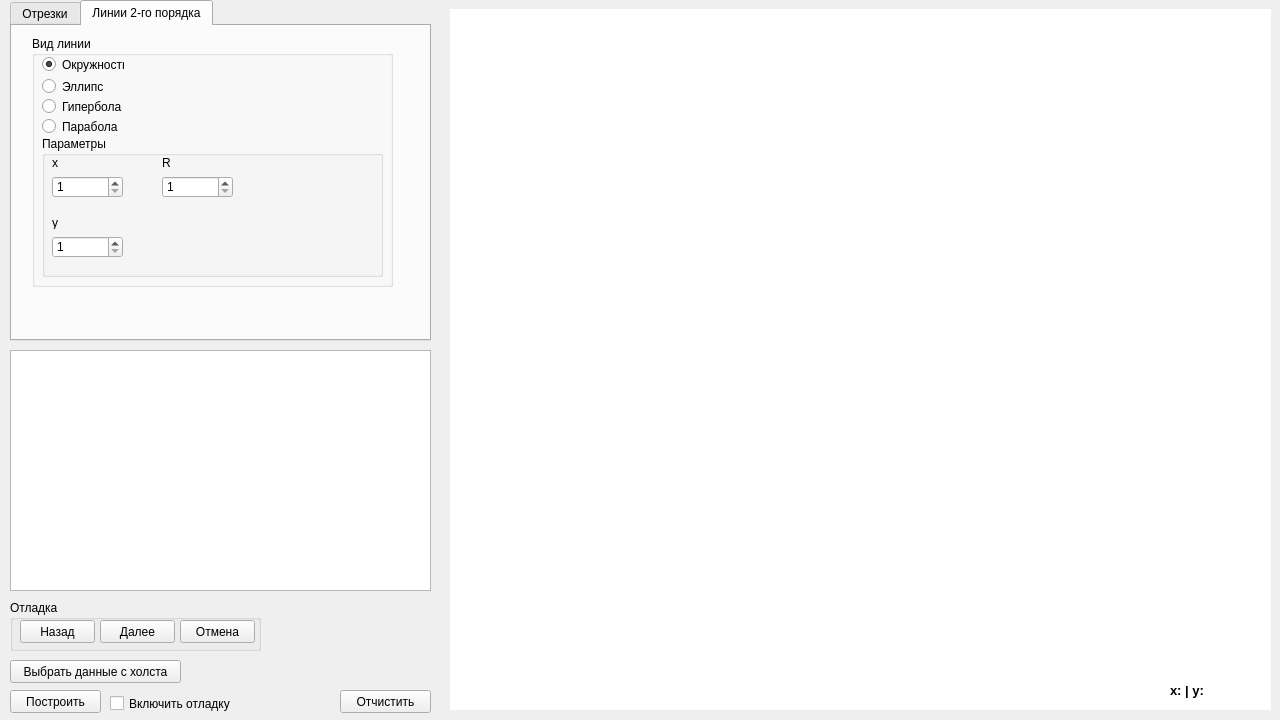
<?xml version="1.0" encoding="UTF-8"?>
<ui version="4.0">
 <class>MainWindow</class>
 <widget class="QMainWindow" name="MainWindow">
  <property name="geometry">
   <rect>
    <x>0</x>
    <y>0</y>
    <width>1280</width>
    <height>720</height>
   </rect>
  </property>
  <property name="sizePolicy">
   <sizepolicy hsizetype="Fixed" vsizetype="Fixed">
    <horstretch>0</horstretch>
    <verstretch>0</verstretch>
   </sizepolicy>
  </property>
  <property name="windowTitle">
   <string>Графический редактор</string>
  </property>
  <widget class="QWidget" name="centralwidget">
   <widget class="QLabel" name="field_label">
    <property name="geometry">
     <rect>
      <x>450</x>
      <y>9</y>
      <width>821</width>
      <height>701</height>
     </rect>
    </property>
    <property name="styleSheet">
     <string notr="true">background-color: rgb(255, 255, 255);</string>
    </property>
    <property name="text">
     <string/>
    </property>
    <property name="indent">
     <number>-1</number>
    </property>
   </widget>
   <widget class="QLabel" name="coords_label">
    <property name="geometry">
     <rect>
      <x>1170</x>
      <y>680</y>
      <width>121</width>
      <height>21</height>
     </rect>
    </property>
    <property name="font">
     <font>
      <pointsize>10</pointsize>
      <weight>75</weight>
      <bold>true</bold>
     </font>
    </property>
    <property name="text">
     <string>x: | y:</string>
    </property>
   </widget>
   <widget class="QTabWidget" name="tabWidget">
    <property name="geometry">
     <rect>
      <x>10</x>
      <y>0</y>
      <width>421</width>
      <height>341</height>
     </rect>
    </property>
    <property name="currentIndex">
     <number>1</number>
    </property>
    <widget class="QWidget" name="segment_tab">
     <attribute name="title">
      <string>Отрезки</string>
     </attribute>
     <widget class="QGroupBox" name="coords_groupBox">
      <property name="geometry">
       <rect>
        <x>10</x>
        <y>10</y>
        <width>271</width>
        <height>121</height>
       </rect>
      </property>
      <property name="title">
       <string>Координаты концов отрезка</string>
      </property>
      <widget class="QLabel" name="label_4">
       <property name="geometry">
        <rect>
         <x>180</x>
         <y>20</y>
         <width>47</width>
         <height>13</height>
        </rect>
       </property>
       <property name="text">
        <string>x2</string>
       </property>
      </widget>
      <widget class="QSpinBox" name="y2_spinBox_4">
       <property name="geometry">
        <rect>
         <x>180</x>
         <y>90</y>
         <width>71</width>
         <height>22</height>
        </rect>
       </property>
       <property name="minimum">
        <number>1</number>
       </property>
       <property name="maximum">
        <number>720</number>
       </property>
      </widget>
      <widget class="QLabel" name="label_5">
       <property name="geometry">
        <rect>
         <x>180</x>
         <y>68</y>
         <width>47</width>
         <height>16</height>
        </rect>
       </property>
       <property name="text">
        <string>y2</string>
       </property>
      </widget>
      <widget class="QSpinBox" name="x2_spinBox_3">
       <property name="geometry">
        <rect>
         <x>180</x>
         <y>40</y>
         <width>71</width>
         <height>22</height>
        </rect>
       </property>
       <property name="minimum">
        <number>1</number>
       </property>
       <property name="maximum">
        <number>1280</number>
       </property>
      </widget>
      <widget class="QSpinBox" name="y1_spinBox_2">
       <property name="geometry">
        <rect>
         <x>20</x>
         <y>90</y>
         <width>71</width>
         <height>22</height>
        </rect>
       </property>
       <property name="minimum">
        <number>1</number>
       </property>
       <property name="maximum">
        <number>720</number>
       </property>
      </widget>
      <widget class="QLabel" name="label_2">
       <property name="geometry">
        <rect>
         <x>20</x>
         <y>20</y>
         <width>47</width>
         <height>13</height>
        </rect>
       </property>
       <property name="text">
        <string>x1</string>
       </property>
      </widget>
      <widget class="QLabel" name="label_3">
       <property name="geometry">
        <rect>
         <x>20</x>
         <y>68</y>
         <width>47</width>
         <height>16</height>
        </rect>
       </property>
       <property name="text">
        <string>y1</string>
       </property>
      </widget>
      <widget class="QSpinBox" name="x1_spinBox">
       <property name="geometry">
        <rect>
         <x>20</x>
         <y>40</y>
         <width>71</width>
         <height>22</height>
        </rect>
       </property>
       <property name="minimum">
        <number>1</number>
       </property>
       <property name="maximum">
        <number>1280</number>
       </property>
      </widget>
     </widget>
     <widget class="QGroupBox" name="algorithm_group_box">
      <property name="geometry">
       <rect>
        <x>10</x>
        <y>150</y>
        <width>221</width>
        <height>111</height>
       </rect>
      </property>
      <property name="title">
       <string>Алгоритм построения</string>
      </property>
      <widget class="QRadioButton" name="cda_radio_button">
       <property name="geometry">
        <rect>
         <x>10</x>
         <y>20</y>
         <width>82</width>
         <height>21</height>
        </rect>
       </property>
       <property name="text">
        <string>ЦДА</string>
       </property>
       <property name="checked">
        <bool>true</bool>
       </property>
      </widget>
      <widget class="QRadioButton" name="brezenh_radio_button">
       <property name="geometry">
        <rect>
         <x>10</x>
         <y>50</y>
         <width>141</width>
         <height>21</height>
        </rect>
       </property>
       <property name="text">
        <string>алгоритм Брезенхема</string>
       </property>
       <property name="checked">
        <bool>false</bool>
       </property>
      </widget>
      <widget class="QRadioButton" name="woo_radio_button">
       <property name="geometry">
        <rect>
         <x>10</x>
         <y>80</y>
         <width>91</width>
         <height>21</height>
        </rect>
       </property>
       <property name="text">
        <string>алгоритм Ву</string>
       </property>
      </widget>
     </widget>
    </widget>
    <widget class="QWidget" name="second_order_lines_tab">
     <attribute name="title">
      <string>Линии 2-го порядка</string>
     </attribute>
     <widget class="QGroupBox" name="groupBox">
      <property name="geometry">
       <rect>
        <x>20</x>
        <y>10</y>
        <width>361</width>
        <height>251</height>
       </rect>
      </property>
      <property name="title">
       <string>Вид линии</string>
      </property>
      <widget class="QRadioButton" name="okr_radioButton">
       <property name="geometry">
        <rect>
         <x>10</x>
         <y>20</y>
         <width>82</width>
         <height>17</height>
        </rect>
       </property>
       <property name="text">
        <string>Окружность</string>
       </property>
       <property name="checked">
        <bool>true</bool>
       </property>
      </widget>
      <widget class="QRadioButton" name="ell_radioButton_2">
       <property name="geometry">
        <rect>
         <x>10</x>
         <y>40</y>
         <width>82</width>
         <height>21</height>
        </rect>
       </property>
       <property name="text">
        <string>Эллипс</string>
       </property>
      </widget>
      <widget class="QRadioButton" name="gip_radioButton_3">
       <property name="geometry">
        <rect>
         <x>10</x>
         <y>60</y>
         <width>82</width>
         <height>21</height>
        </rect>
       </property>
       <property name="text">
        <string>Гипербола</string>
       </property>
      </widget>
      <widget class="QRadioButton" name="par_radioButton_4">
       <property name="geometry">
        <rect>
         <x>10</x>
         <y>80</y>
         <width>82</width>
         <height>21</height>
        </rect>
       </property>
       <property name="text">
        <string>Парабола</string>
       </property>
      </widget>
      <widget class="QGroupBox" name="groupBox_2">
       <property name="geometry">
        <rect>
         <x>10</x>
         <y>100</y>
         <width>341</width>
         <height>141</height>
        </rect>
       </property>
       <property name="title">
        <string>Параметры</string>
       </property>
       <widget class="QLabel" name="label_6">
        <property name="geometry">
         <rect>
          <x>10</x>
          <y>20</y>
          <width>47</width>
          <height>13</height>
         </rect>
        </property>
        <property name="text">
         <string>x</string>
        </property>
       </widget>
       <widget class="QSpinBox" name="ok_x_spinBox_2">
        <property name="geometry">
         <rect>
          <x>10</x>
          <y>40</y>
          <width>71</width>
          <height>22</height>
         </rect>
        </property>
        <property name="minimum">
         <number>1</number>
        </property>
        <property name="maximum">
         <number>1280</number>
        </property>
       </widget>
       <widget class="QSpinBox" name="ok_y_spinBox_3">
        <property name="geometry">
         <rect>
          <x>10</x>
          <y>100</y>
          <width>71</width>
          <height>22</height>
         </rect>
        </property>
        <property name="minimum">
         <number>1</number>
        </property>
        <property name="maximum">
         <number>1280</number>
        </property>
       </widget>
       <widget class="QLabel" name="label_7">
        <property name="geometry">
         <rect>
          <x>10</x>
          <y>80</y>
          <width>47</width>
          <height>13</height>
         </rect>
        </property>
        <property name="text">
         <string>y</string>
        </property>
       </widget>
       <widget class="QSpinBox" name="ok_r_spinBox_4">
        <property name="geometry">
         <rect>
          <x>120</x>
          <y>40</y>
          <width>71</width>
          <height>22</height>
         </rect>
        </property>
        <property name="minimum">
         <number>1</number>
        </property>
        <property name="maximum">
         <number>1280</number>
        </property>
       </widget>
       <widget class="QLabel" name="label_8">
        <property name="geometry">
         <rect>
          <x>120</x>
          <y>20</y>
          <width>47</width>
          <height>13</height>
         </rect>
        </property>
        <property name="text">
         <string>R</string>
        </property>
       </widget>
      </widget>
     </widget>
    </widget>
   </widget>
   <widget class="QPushButton" name="build_button">
    <property name="geometry">
     <rect>
      <x>10</x>
      <y>690</y>
      <width>91</width>
      <height>23</height>
     </rect>
    </property>
    <property name="text">
     <string>Построить</string>
    </property>
   </widget>
   <widget class="QPushButton" name="clear_button">
    <property name="geometry">
     <rect>
      <x>340</x>
      <y>690</y>
      <width>91</width>
      <height>23</height>
     </rect>
    </property>
    <property name="text">
     <string>Отчистить</string>
    </property>
   </widget>
   <widget class="QTextEdit" name="console_textEdit">
    <property name="geometry">
     <rect>
      <x>10</x>
      <y>350</y>
      <width>421</width>
      <height>241</height>
     </rect>
    </property>
   </widget>
   <widget class="QGroupBox" name="debug_groupBox">
    <property name="geometry">
     <rect>
      <x>10</x>
      <y>600</y>
      <width>251</width>
      <height>51</height>
     </rect>
    </property>
    <property name="title">
     <string>Отладка</string>
    </property>
    <widget class="QPushButton" name="debug_cancel_button">
     <property name="geometry">
      <rect>
       <x>170</x>
       <y>20</y>
       <width>75</width>
       <height>23</height>
      </rect>
     </property>
     <property name="text">
      <string>Отмена</string>
     </property>
    </widget>
    <widget class="QPushButton" name="debug_back_button">
     <property name="geometry">
      <rect>
       <x>10</x>
       <y>20</y>
       <width>75</width>
       <height>23</height>
      </rect>
     </property>
     <property name="text">
      <string>Назад</string>
     </property>
    </widget>
    <widget class="QPushButton" name="debug_next_button">
     <property name="geometry">
      <rect>
       <x>90</x>
       <y>20</y>
       <width>75</width>
       <height>23</height>
      </rect>
     </property>
     <property name="text">
      <string>Далее</string>
     </property>
    </widget>
   </widget>
   <widget class="QCheckBox" name="debug_checkBox">
    <property name="geometry">
     <rect>
      <x>110</x>
      <y>695</y>
      <width>121</width>
      <height>17</height>
     </rect>
    </property>
    <property name="text">
     <string>Включить отладку</string>
    </property>
   </widget>
   <widget class="QPushButton" name="select_data_button">
    <property name="geometry">
     <rect>
      <x>10</x>
      <y>660</y>
      <width>171</width>
      <height>23</height>
     </rect>
    </property>
    <property name="text">
     <string>Выбрать данные с холста</string>
    </property>
   </widget>
  </widget>
 </widget>
 <resources/>
 <connections/>
</ui>
